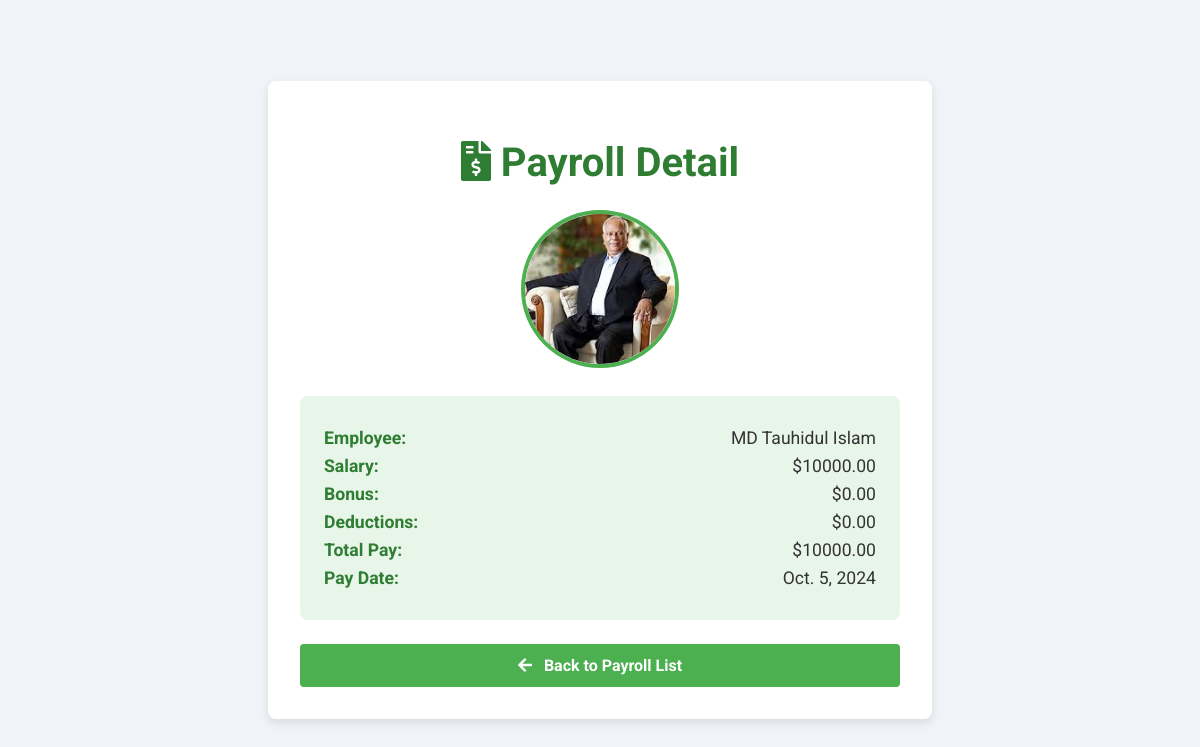
The app's page /payroll/5/ (signed in) with its own data.
### hospital/models.py (models this page shows, shortened)
class Payroll(models.Model):
    employee = models.ForeignKey(Employee, on_delete=models.CASCADE)
    salary = models.DecimalField(max_digits=10, decimal_places=2)
    bonus = models.DecimalField(max_digits=10, decimal_places=2, default=0)
    deductions = models.DecimalField(max_digits=10, decimal_places=2, default=0)
    pay_date = models.DateField()
    def total_pay(self):
        return self.salary + self.bonus - self.deductions

class Employee(models.Model):
    name = models.CharField(max_length=100)
    position = models.CharField(max_length=100, null=True, blank=True)
    department = models.CharField(max_length=100, null=True, blank=True)
    phone_number = models.CharField(max_length=15, null=True, blank=True)
    email = models.EmailField(null=True, blank=True)
    photo = models.ImageField(upload_to='employee_photos/', null=True, blank=True)

### hospital/views.py (the view)
# urls.py: path('payroll/<int:pk>/', views.payroll_view, name='payroll_view'),
@login_required
def payroll_view(request, pk):
    payroll = get_object_or_404(Payroll, pk=pk)
    return render(request, 'hospital/payroll_detail.html', {'payroll': payroll})

### hospital/templates/hospital/payroll_detail.html (shortened to what this page needs)
<!DOCTYPE html>
<html lang="en">
<head>
    <link rel="stylesheet" href="https://cdnjs.cloudflare.com/ajax/libs/font-awesome/5.15.3/css/all.min.css">
</head>
<body>
    <div class="container">
        <h1><i class="fas fa-file-invoice-dollar"></i> Payroll Detail</h1>
        <div class="employee-photo">
            {% if payroll.employee.photo %}
                <img src="{{ payroll.employee.photo.url }}" alt="{{ payroll.employee.name }}">
            {% else %}
                <div class="no-photo">
                    <i class="fas fa-user"></i>
                </div>
            {% endif %}
        </div>
        <div class="payroll-info">
            <p><strong>Employee:</strong> {{ payroll.employee.name }}</p>
            <p><strong>Salary:</strong> ${{ payroll.salary }}</p>
            <p><strong>Bonus:</strong> ${{ payroll.bonus }}</p>
            <p><strong>Deductions:</strong> ${{ payroll.deductions }}</p>
            <p><strong>Total Pay:</strong> ${{ payroll.total_pay }}</p>
            <p><strong>Pay Date:</strong> {{ payroll.pay_date }}</p>
        </div>
        <a href="{% url 'payroll_list' %}" class="btn"><i class="fas fa-arrow-left"></i> Back to Payroll List</a>
    </div>
</body>
</html>

### hospital/templates/hospital/payroll_detail.html (style rules this page uses)
body { font-family: 'Roboto', sans-serif; background-color: #f0f4f8; margin: 0; padding: 0; display: flex; justify-content: center; align-items: center; min-height: 100vh; color: #333; }
.container { background-color: #ffffff; border-radius: 8px; box-shadow: 0 4px 10px rgba(0, 0, 0, 0.1); padding: 2rem; width: 100%; max-width: 600px; }
h1 { color: #2e7d32; text-align: center; margin-bottom: 1.5rem; font-size: 2.5rem; }
.employee-photo { text-align: center; margin-bottom: 1.5rem; }
.employee-photo img { width: 150px; height: 150px; border-radius: 50%; object-fit: cover; border: 4px solid #4CAF50; }
.payroll-info { background-color: #e8f5e9; border-radius: 8px; padding: 1.5rem; margin-bottom: 1.5rem; }
.payroll-info p { margin: 0.5rem 0; font-size: 1.1rem; display: flex; justify-content: space-between; align-items: center; }
.payroll-info strong { color: #2e7d32; }
.btn { display: inline-block; padding: 0.75rem 1.5rem; background-color: #4CAF50; color: white; text-decoration: none; border-radius: 4px; transition: background-color 0.3s ease; font-weight: bold; text-align: center; width: 100%; box-sizing: border-box; }
.btn i { margin-right: 0.5rem; }

### records on screen
Payroll: employee.photo (picture), employee.name "MD Tauhidul Islam", salary "10000.00", bonus "0.00", deductions "0.00", total_pay "10000.00", pay_date "Oct. 5, 2024"
